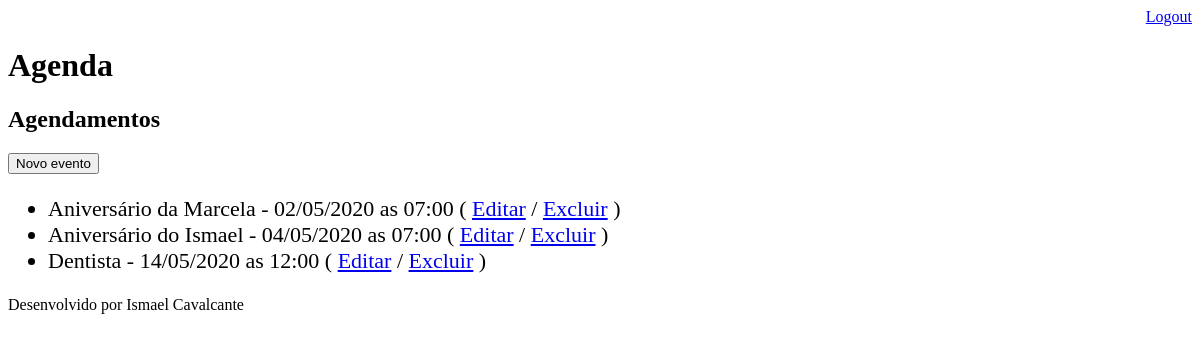
The page /agenda/ (signed in) on the database as committed earlier.
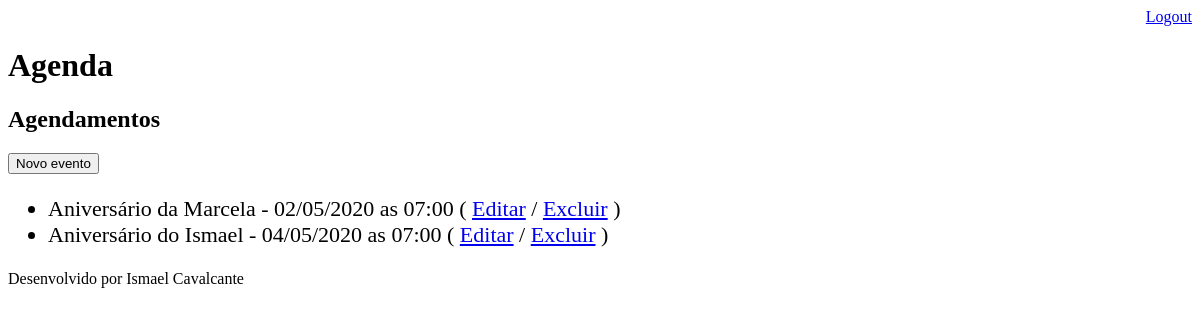
The same page on the database as committed later.
### core/models.py (models this page shows, shortened)
class Evento(models.Model):
    titulo = models.CharField(max_length=100)
    descricao = models.TextField(blank=True, null=True)
    data_evento = models.DateTimeField(verbose_name='Data do Evento')
    data_criacao = models.DateTimeField(auto_now=True, verbose_name='Criado em')
    usuario = models.ForeignKey(User, on_delete=models.CASCADE)
    class Meta:
        db_table = 'evento'
    def get_data_evento(self):
        return self.data_evento.strftime('%d/%m/%Y as %H:%M')
    def get_evento_atrasado(self):
        if self.data_evento < datetime.now():
            return True
        else:
            return False

### core/views.py (the view)
# urls.py: path('agenda/', views.lista_eventos),
@login_required(login_url='/login/')
def lista_eventos(request):
    usuario = request.user
    data_atual = datetime.now() - timedelta(hours=1)
    evento = Evento.objects.filter(usuario=usuario,
                                   data_evento__gt=data_atual)
    dados = {'eventos': evento}
    return render(request, 'agenda.html', dados)

### templates/agenda.html (shortened to what this page needs)
{% extends "model_page.html" %}
{% block content %}
    <h2>Agendamentos</h2>
    <a href="evento/">
        <button type="button">Novo evento</button>
    </a>
    <ul style="font-size: 22px">
        {% for evento in eventos %}
            <li>
                <div style=>
                    {{evento.titulo}} - {{evento.get_data_evento}}
                    ( <a href="evento/?id={{ evento.id }}">Editar</a> /
                    <a href="evento/delete/{{ evento.id }}">Excluir</a> )
                </div>
            </li>
        {% endfor %}
    </ul>
{% endblock %}

Rows that differ between the two databases and show on the page:
no longer on this page (row edited): Evento: titulo "Dentista", get_data_evento "14/05/2020 as 12:00"
